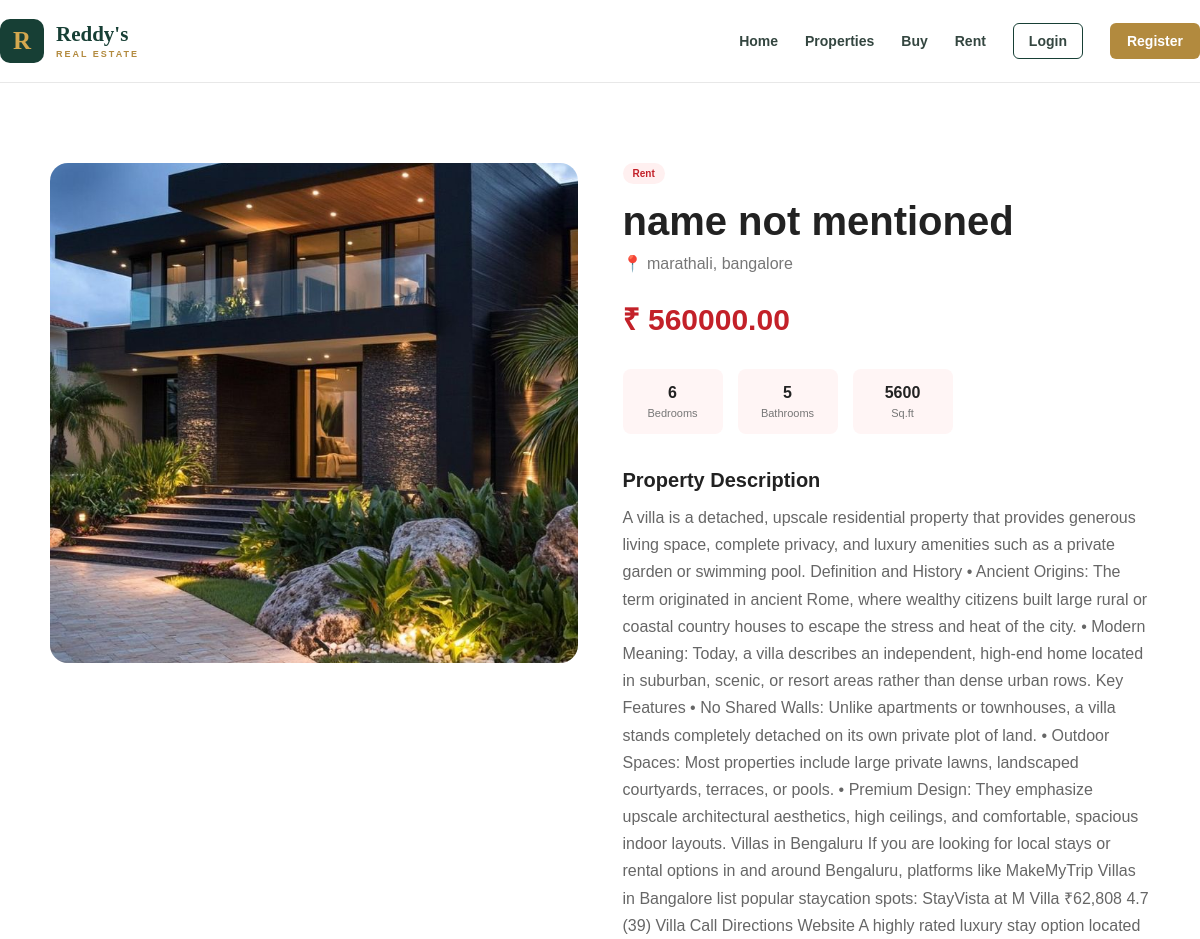
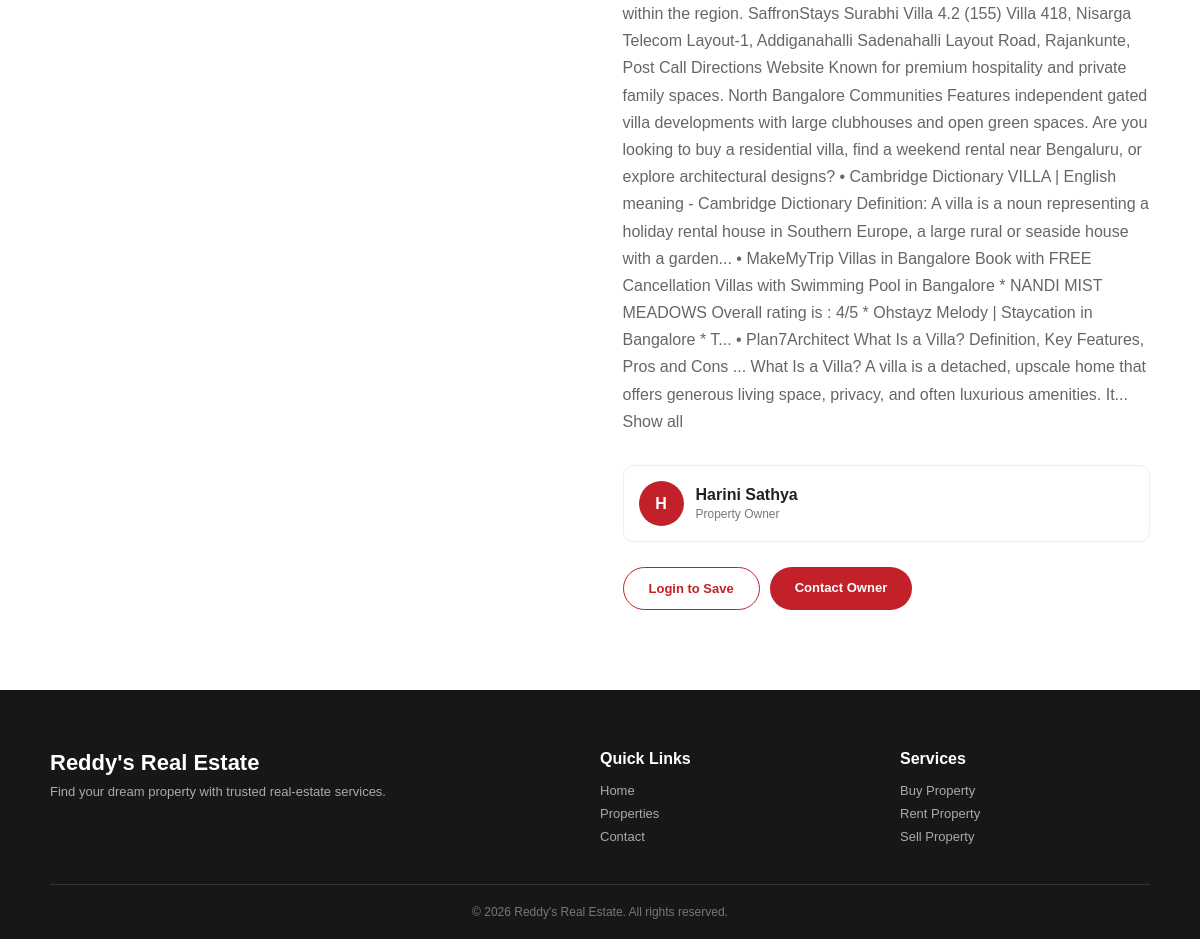
The app's page /property/8/ with its own data (2 pictures, top to bottom).
### app/models.py (models this page shows, shortened)
class Property(models.Model):
    PROPERTY_TYPES = [
        ('Apartment', 'Apartment'),
        ('Villa', 'Villa'),
        ('House', 'Independent House'),
        ('Plot', 'Plot'),
        ('Commercial', 'Commercial'),
    ]
    PURPOSE_CHOICES = [
        ('Sale', 'Sale'),
        ('Rent', 'Rent'),
    ]
    owner = models.ForeignKey(
        User,
        on_delete=models.CASCADE,
        related_name='properties'
    )
    title = models.CharField(max_length=200)
    property_type = models.CharField(
        max_length=30,
        choices=PROPERTY_TYPES
    )
    purpose = models.CharField(
        max_length=20,
        choices=PURPOSE_CHOICES
    )
    location = models.CharField(max_length=200)
    city = models.CharField(max_length=100)
    price = models.DecimalField(
        max_digits=15,
        decimal_places=2
    )
    bedrooms = models.PositiveIntegerField(
        default=0
    )
    bathrooms = models.PositiveIntegerField(
        default=0
    )
    area = models.PositiveIntegerField(
        help_text="Area in square feet"
    )
    description = models.TextField()
    image = models.ImageField(
        upload_to='properties/',
        blank=True,
        null=True
    )
    is_featured = models.BooleanField(
        default=False
    )
    created_at = models.DateTimeField(
        auto_now_add=True
    )
    class Meta:
        ordering = ['-created_at']

### app/views.py (the view)
def property_detail(request, pk):
    property_obj = get_object_or_404(
        Property,
        pk=pk
    )
    is_saved = False
    if request.user.is_authenticated:
        is_saved = SavedProperty.objects.filter(
            user=request.user,
            property=property_obj
        ).exists()
    return render(request,'properties_detail.html',
        {
            'property': property_obj,
            'is_saved': is_saved
        }
    )

### templates/properties_detail.html (shortened to what this page needs)
{% extends 'base.html' %}
{% block content %}
<section class="detail-page">
    <div class="detail-container">
        <div class="detail-image">
            {% if property.image %}
                <img
                    src="{{ property.image.url }}"
                    alt="{{ property.title }}"
                >
            {% else %}
                <div class="large-placeholder">
                    🏠
                </div>
            {% endif %}
        </div>
        <div class="detail-content">
            <span class="property-purpose">
                {{ property.purpose }}
            </span>
            <h1>
                {{ property.title }}
            </h1>
            <p class="detail-location">
                📍 {{ property.location }},
                {{ property.city }}
            </p>
            <div class="detail-price">
                ₹ {{ property.price }}
            </div>
            <div class="detail-stats">
                <div>
                    <strong>
                        {{ property.bedrooms }}
                    </strong>
                    <span>
                        Bedrooms
                    </span>
                </div>
                <div>
                    <strong>
                        {{ property.bathrooms }}
                    </strong>
                    <span>
                        Bathrooms
                    </span>
                </div>
                <div>
                    <strong>
                        {{ property.area }}
                    </strong>
                    <span>
                        Sq.ft
                    </span>
                </div>
            </div>
            <h2>
                Property Description
            </h2>
            <p class="description">
                {{ property.description }}
            </p>
            <div class="owner-box">
                <div class="owner-avatar">
                    {{ property.owner.first_name|first|default:"R" }}
                </div>
                <div>
                    <strong>
                        {{ property.owner.get_full_name|default:property.owner.username }}
                    </strong>
                    <p>
                        Property Owner
                    </p>
                </div>
            </div>
            <div class="detail-actions">
                {% if user.is_authenticated %}
                    <a
                        href="{% url 'save_property' property.id %}"
                        class="outline-btn"
                    >
                        {% if is_saved %}
                            ♥ Saved
                        {% else %}
                            ♡ Save Property
                        {% endif %}
                    </a>
                {% else %}
                    <a
                        href="{% url 'login' %}"
                        class="outline-btn"
                    >
                        Login to Save
                    </a>
                {% endif %}
                <a
                    href="{% url 'contact' %}"
                    class="primary-btn"
                >
                    Contact Owner
                </a>
            </div>
        </div>
    </div>
</section>
{% endblock %}

### media/static/css/style.css (style rules this page uses)
* { margin: 0; padding: 0; box-sizing: border-box; }
body { font-family: Arial, Helvetica, sans-serif; color: #222; background: #fff; }
a { text-decoration: none; color: inherit; }
.property-purpose { display: inline-block; padding: 5px 10px; border-radius: 15px; background: #fff0f0; color: #c32129; font-size: 10px; font-weight: bold; }
.primary-btn, .outline-btn { display: inline-block; padding: 13px 25px; border-radius: 25px; font-size: 13px; font-weight: bold; }
.primary-btn { background: #c32129; color: white; }
.outline-btn { border: 1px solid #c32129; color: #c32129; background: white; }
.listing-page, .post-page, .dashboard-page, .detail-page, .contact-page { padding: 80px 25px; min-height: 750px; }
.detail-container { max-width: 1100px; margin: auto; display: grid; grid-template-columns: 1fr 1fr; gap: 45px; }
.detail-image { height: 500px; overflow: hidden; border-radius: 18px; }
.detail-image img, .large-placeholder { width: 100%; height: 100%; object-fit: cover; }
.detail-content h1 { margin-top: 15px; font-size: 40px; }
.detail-location { margin-top: 10px; color: #777; }
.detail-price { margin-top: 25px; color: #c32129; font-size: 30px; font-weight: bold; }
.detail-stats { display: flex; gap: 15px; margin-top: 30px; }
.detail-stats div { min-width: 100px; padding: 15px; border-radius: 8px; background: #fff5f5; text-align: center; }
.detail-stats strong, .detail-stats span { display: block; }
.detail-stats span { margin-top: 5px; color: #777; font-size: 11px; }
.detail-content h2 { margin-top: 35px; font-size: 20px; }
.description { margin-top: 12px; color: #666; line-height: 1.7; }
.owner-box { margin-top: 30px; padding: 15px; display: flex; align-items: center; gap: 12px; border: 1px solid #eee; border-radius: 10px; }
.owner-avatar { width: 45px; height: 45px; border-radius: 50%; background: #c32129; color: white; display: flex; align-items: center; justify-content: center; font-weight: bold; }
.owner-box p { margin-top: 3px; color: #777; font-size: 12px; }
.detail-actions { display: flex; gap: 10px; margin-top: 25px; }

### records on screen
Property: image (picture), purpose "Rent", title "name not mentioned", location "marathali", city "bangalore", price "560000.00", bedrooms "6", bathrooms "5", area "5600", description "A villa is a detached, upscale residential property that provides generous living space, complete privacy, and luxury amenities such as a private garden or swimming pool. Definition and History • Ancient Origins: The term originated in ancient Rome, where wealthy citizens built large rural or coastal country houses to escape the stress and heat of the city. • Modern Meaning: Today, a villa describes an independent, high-end home located in suburban, scenic, or resort areas rather than dense urban rows. Key Features • No Shared Walls: Unlike apartments or townhouses, a villa stands completely detached on its own private plot of land. • Outdoor Spaces: Most properties include large private…", owner.first_name|first "H", owner.get_full_name "Harini Sathya"
